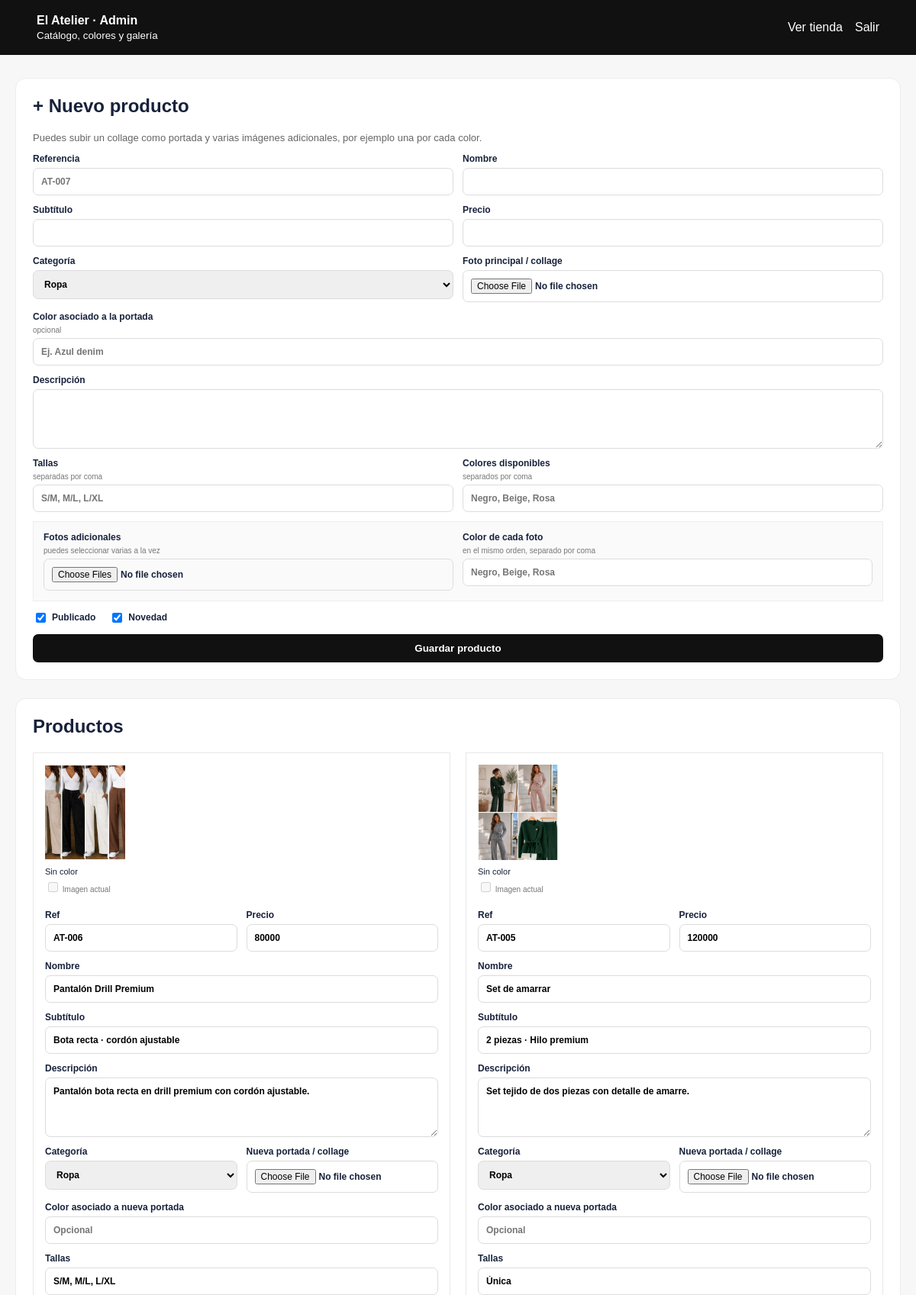
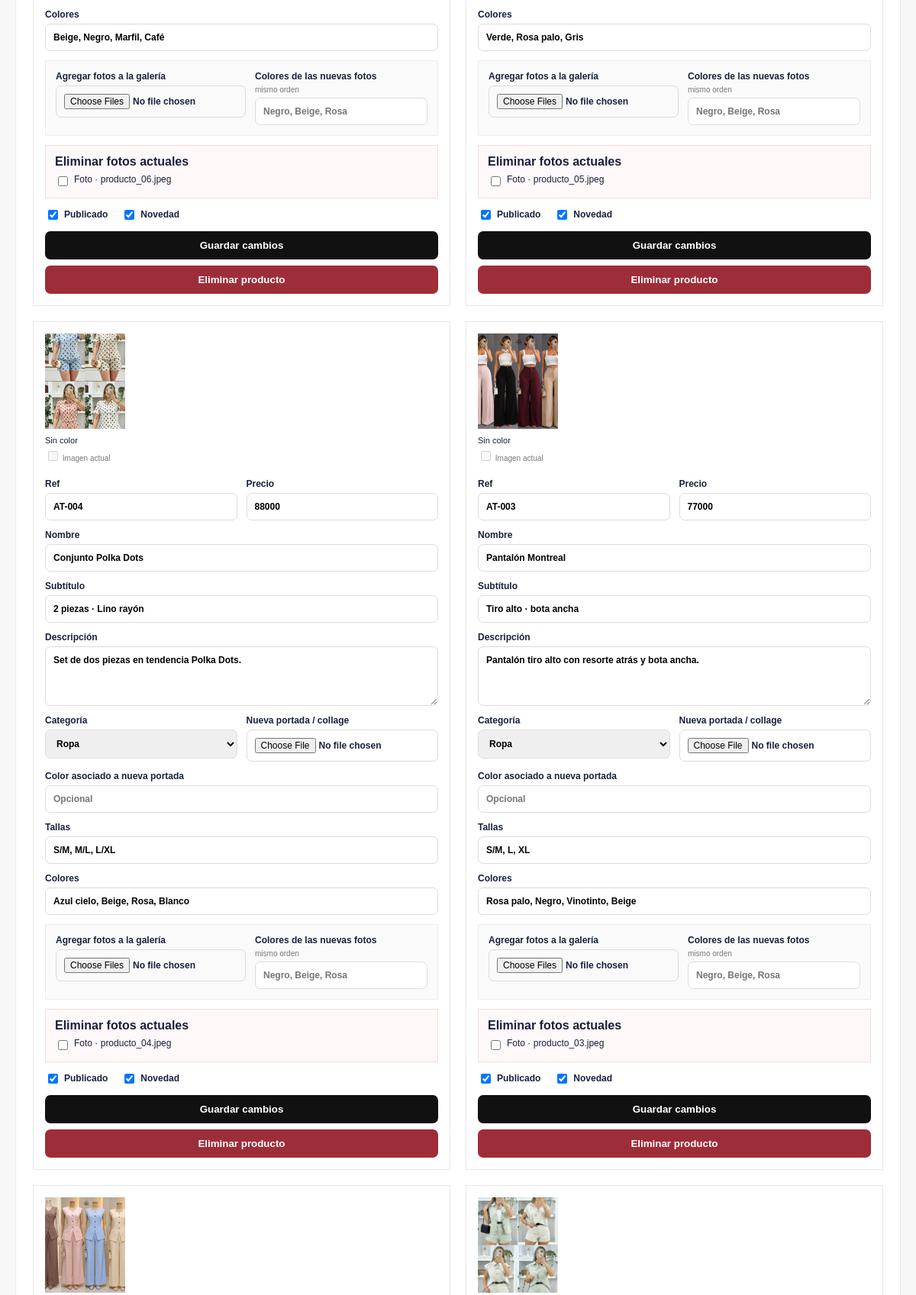
/admin (signed in, upper part), run on the app's committed database (2 pictures, top to bottom).
### tables this page shows
CREATE TABLE product_images (
id INTEGER PRIMARY KEY AUTOINCREMENT,
product_id INTEGER NOT NULL,
image TEXT NOT NULL,
color TEXT DEFAULT '',
sort_order INTEGER DEFAULT 0,
is_primary INTEGER DEFAULT 0
);

CREATE TABLE products (
id INTEGER PRIMARY KEY AUTOINCREMENT, ref TEXT UNIQUE NOT NULL, name TEXT NOT NULL,
subtitle TEXT DEFAULT '', description TEXT DEFAULT '', price INTEGER NOT NULL,
category TEXT NOT NULL DEFAULT 'Ropa', sizes TEXT DEFAULT '[]', colors TEXT DEFAULT '[]',
image TEXT DEFAULT '', active INTEGER DEFAULT 1, featured INTEGER DEFAULT 1);

### app.py (the view)
@app.route("/admin")
@login_required
def admin():
    conn = get_db()
    rows = conn.execute("SELECT * FROM products ORDER BY id DESC").fetchall()
    data = [product_to_dict(conn, r) for r in rows]
    conn.close()
    return render_template("admin.html", products=data)

### app.py (called while the page is built)
def get_db():
    conn = sqlite3.connect(DB_PATH)
    conn.row_factory = sqlite3.Row
    return conn

def product_to_dict(conn, row):
    imgs = conn.execute(
        "SELECT id,image,color,sort_order,is_primary FROM product_images WHERE product_id=? ORDER BY is_primary DESC, sort_order ASC, id ASC",
        (row["id"],)
    ).fetchall()
    gallery = [dict(x) for x in imgs]
    main = gallery[0]["image"] if gallery else row["image"]
    return {
        "id": row["id"], "ref": row["ref"], "name": row["name"], "subtitle": row["subtitle"],
        "description": row["description"], "price": row["price"], "category": row["category"],
        "sizes": json.loads(row["sizes"] or "[]"), "colors": json.loads(row["colors"] or "[]"),
        "image": main, "gallery": gallery,
        "active": bool(row["active"]), "featured": bool(row["featured"])
    }

def login_required(fn):
    @wraps(fn)
    def wrapper(*args, **kwargs):
        if not session.get("admin"):
            return redirect(url_for("admin_login"))
        return fn(*args, **kwargs)
    return wrapper

### templates/admin.html (shortened to what this page needs)
<!doctype html><html lang="es"><head><meta charset="utf-8"><meta name="viewport" content="width=device-width,initial-scale=1">
<title>Admin · El Atelier</title><link rel="stylesheet" href="{{ url_for('static', filename='admin.css') }}"></head>
<body>
<header class="adminHeader"><div><b>El Atelier · Admin</b><small>Catálogo, colores y galería</small></div><div><a href="/" target="_blank">Ver tienda</a><a href="/admin/logout">Salir</a></div></header>
<main class="adminMain">
<section class="panel">
<h2>+ Nuevo producto</h2>
<p class="tip">Puedes subir un collage como portada y varias imágenes adicionales, por ejemplo una por cada color.</p>
<form class="productForm" method="post" action="/admin/product/new" enctype="multipart/form-data">
<div class="grid2"><label>Referencia<input name="ref" placeholder="AT-007" required></label><label>Nombre<input name="name" required></label></div>
<div class="grid2"><label>Subtítulo<input name="subtitle"></label><label>Precio<input name="price" type="number" required></label></div>
<div class="grid2"><label>Categoría<select name="category"><option>Ropa</option><option>Calzado</option><option>Hogar</option></select></label><label>Foto principal / collage<input name="cover_image" type="file" accept=".jpg,.jpeg,.png,.webp"></label></div>
<label>Color asociado a la portada <small>opcional</small><input name="cover_color" placeholder="Ej. Azul denim"></label>
<label>Descripción<textarea name="description"></textarea></label>
<div class="grid2"><label>Tallas <small>separadas por coma</small><input name="sizes" placeholder="S/M, M/L, L/XL"></label><label>Colores disponibles <small>separados por coma</small><input name="colors" placeholder="Negro, Beige, Rosa"></label></div>
<div class="galleryBox">
  <label>Fotos adicionales <small>puedes seleccionar varias a la vez</small><input name="gallery_images" type="file" multiple accept=".jpg,.jpeg,.png,.webp"></label>
  <label>Color de cada foto <small>en el mismo orden, separado por coma</small><input name="gallery_colors" placeholder="Negro, Beige, Rosa"></label>
</div>
<div class="toggles"><label><input type="checkbox" name="active" checked> Publicado</label><label><input type="checkbox" name="featured" checked> Novedad</label></div>
<button>Guardar producto</button>
</form>
</section>
<section class="panel"><h2>Productos</h2>
<div class="productAdminGrid">
{% for p in products %}
<article class="adminProduct">
<div class="adminGallery">
{% for img in p.gallery %}
  <label class="galleryItem">
    <img src="{{ url_for('static', filename=img.image) }}">
    <span>{{ img.color or 'Sin color' }}</span>
    <small><input type="checkbox" name="noop" disabled> Imagen actual</small>
  </label>
{% endfor %}
</div>
<form method="post" action="/admin/product/{{ p.id }}" enctype="multipart/form-data">
<div class="grid2"><label>Ref<input name="ref" value="{{ p.ref }}"></label><label>Precio<input name="price" type="number" value="{{ p.price }}"></label></div>
<label>Nombre<input name="name" value="{{ p.name }}"></label>
<label>Subtítulo<input name="subtitle" value="{{ p.subtitle }}"></label>
<label>Descripción<textarea name="description">{{ p.description }}</textarea></label>
<div class="grid2"><label>Categoría<select name="category"><option {% if p.category=='Ropa' %}selected{% endif %}>Ropa</option></select></label><label>Nueva portada / collage<input name="cover_image" type="file" accept=".jpg,.jpeg,.png,.webp"></label></div>
<label>Color asociado a nueva portada<input name="cover_color" placeholder="Opcional"></label>
<label>Tallas<input name="sizes" value="{{ p.sizes|join(', ') }}"></label>
<label>Colores<input name="colors" value="{{ p.colors|join(', ') }}"></label>
<div class="galleryBox">
  <label>Agregar fotos a la galería<input name="gallery_images" type="file" multiple accept=".jpg,.jpeg,.png,.webp"></label>
  <label>Colores de las nuevas fotos <small>mismo orden</small><input name="gallery_colors" placeholder="Negro, Beige, Rosa"></label>
</div>
{% if p.gallery %}
<div class="removeImages"><b>Eliminar fotos actuales</b>
{% for img in p.gallery %}
<label><input type="checkbox" name="remove_image" value="{{ img.id }}"> {{ img.color or 'Foto' }} · {{ img.image.split('/')[-1] }}</label>
{% endfor %}
</div>
{% endif %}
<div class="toggles"><label><input type="checkbox" name="active" {% if p.active %}checked{% endif %}> Publicado</label><label><input type="checkbox" name="featured" {% if p.featured %}checked{% endif %}> Novedad</label></div>
<button>Guardar cambios</button>
</form>
<form method="post" action="/admin/product/{{ p.id }}/delete" onsubmit="return confirm('¿Eliminar este producto?')"><button class="danger">Eliminar producto</button></form>
</article>
{% endfor %}
</div></section>
</main></body></html>

### static/admin.css (style rules this page uses)
* { box-sizing:border-box }
body { margin:0;background:#f7f7f7;color:#17213b;font-family:Arial,sans-serif }
.adminHeader { background:#111;color:#fff;padding:18px 4vw;display:flex;justify-content:space-between;align-items:center }
.adminHeader div { display:flex;gap:16px;align-items:center }
.adminHeader div:first-child { flex-direction:column;gap:3px;align-items:flex-start }
.adminHeader a { color:#fff;text-decoration:none }
.adminMain { max-width:1320px;margin:30px auto;padding:0 20px }
.panel { background:#fff;border-radius:14px;padding:22px;margin-bottom:24px;border:1px solid #ececec }
.panel h2 { margin-top:0 }
.tip { color:#666;font-size:13px }
.productForm,.adminProduct form { display:flex;flex-direction:column;gap:12px }
.grid2 { display:grid;grid-template-columns:1fr 1fr;gap:12px }
label { display:flex;flex-direction:column;gap:5px;font-size:12px;font-weight:bold }
label small { font-weight:normal;color:#777 }
input,select,textarea { border:1px solid #dcdcdc;border-radius:7px;padding:10px;font:inherit }
textarea { min-height:78px }
button { background:#111;color:#fff;border:0;border-radius:7px;padding:11px 15px;font-weight:bold }
.toggles { display:flex;gap:18px }
.toggles label { flex-direction:row;align-items:center }
.productAdminGrid { display:grid;grid-template-columns:repeat(2,1fr);gap:20px }
.adminProduct { border:1px solid #e8e8e8;padding:15px }
.adminGallery { display:flex;gap:8px;overflow:auto;margin-bottom:15px;padding-bottom:5px }
.galleryItem { min-width:105px;font-weight:normal }
.galleryItem img { width:105px;height:125px;object-fit:cover;background:#f5f5f5 }
.galleryItem span { font-size:11px;margin-top:4px }
.galleryBox { background:#fafafa;border:1px solid #ededed;padding:13px;display:grid;grid-template-columns:1fr 1fr;gap:12px }
.removeImages { background:#fff8f8;border:1px solid #f1dddd;padding:12px;display:flex;flex-direction:column;gap:7px }
.removeImages label { flex-direction:row;font-weight:normal }
.danger { background:#9e2d3a;margin-top:8px }

### data on the page
product_images: image (picture), color "Sin color", color "Foto", image "producto_06.jpeg"
products: ref "AT-006", price "80000", name "Pantalón Drill Premium", subtitle "Bota recta · cordón ajustable", description "Pantalón bota recta en drill premium con cordón ajustable.", category "Ropa"
product_images: image (picture), color "Sin color", color "Foto", image "producto_05.jpeg"
products: ref "AT-005", price "120000", name "Set de amarrar", subtitle "2 piezas · Hilo premium", description "Set tejido de dos piezas con detalle de amarre.", category "Ropa"
product_images: image (picture), color "Sin color", color "Foto", image "producto_04.jpeg"
products: ref "AT-004", price "88000", name "Conjunto Polka Dots", subtitle "2 piezas · Lino rayón", description "Set de dos piezas en tendencia Polka Dots.", category "Ropa"
product_images: image (picture), color "Sin color", color "Foto", image "producto_03.jpeg"
products: ref "AT-003", price "77000", name "Pantalón Montreal", subtitle "Tiro alto · bota ancha", description "Pantalón tiro alto con resorte atrás y bota ancha.", category "Ropa"
product_images: image (picture)
product_images: image (picture)
